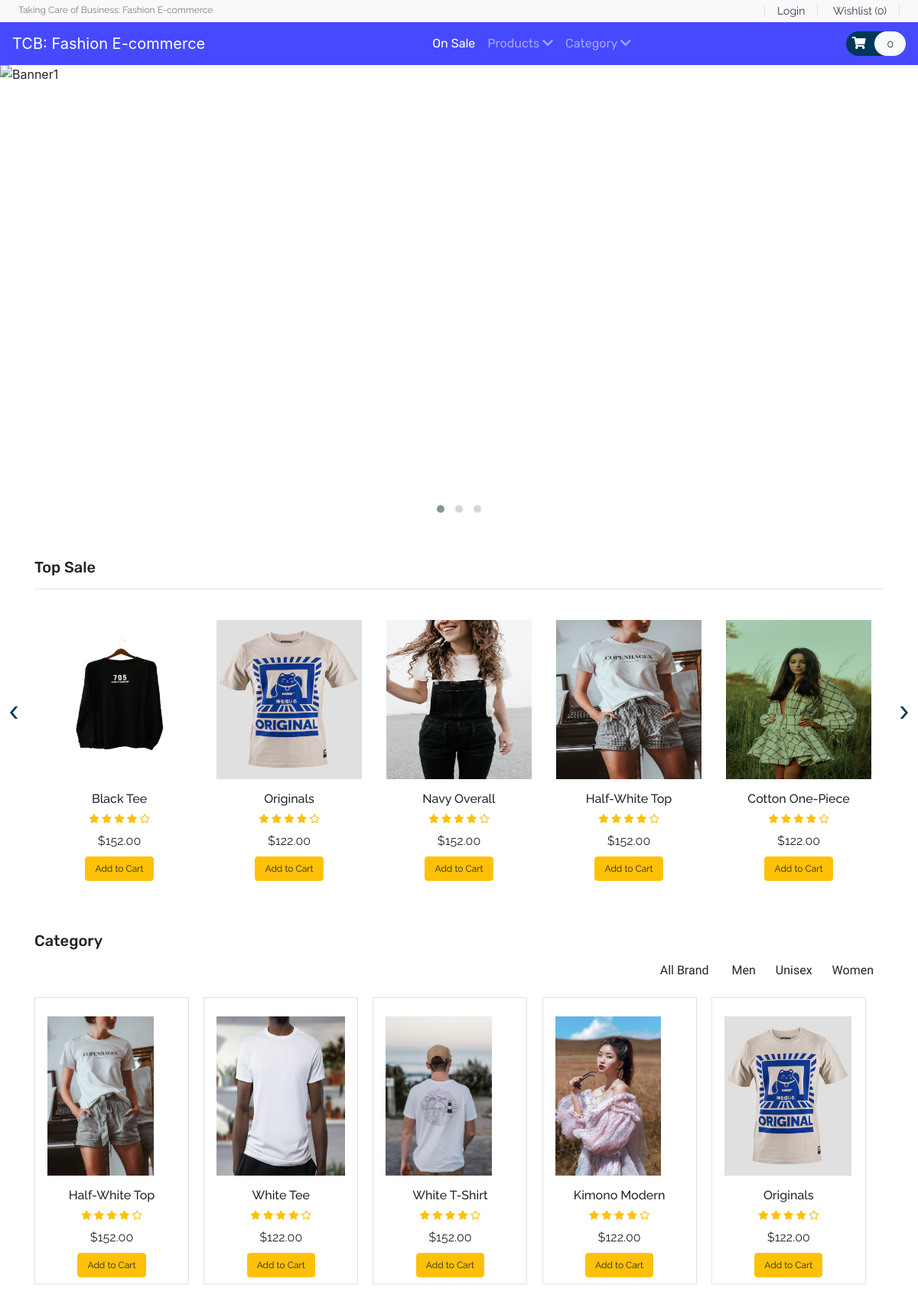
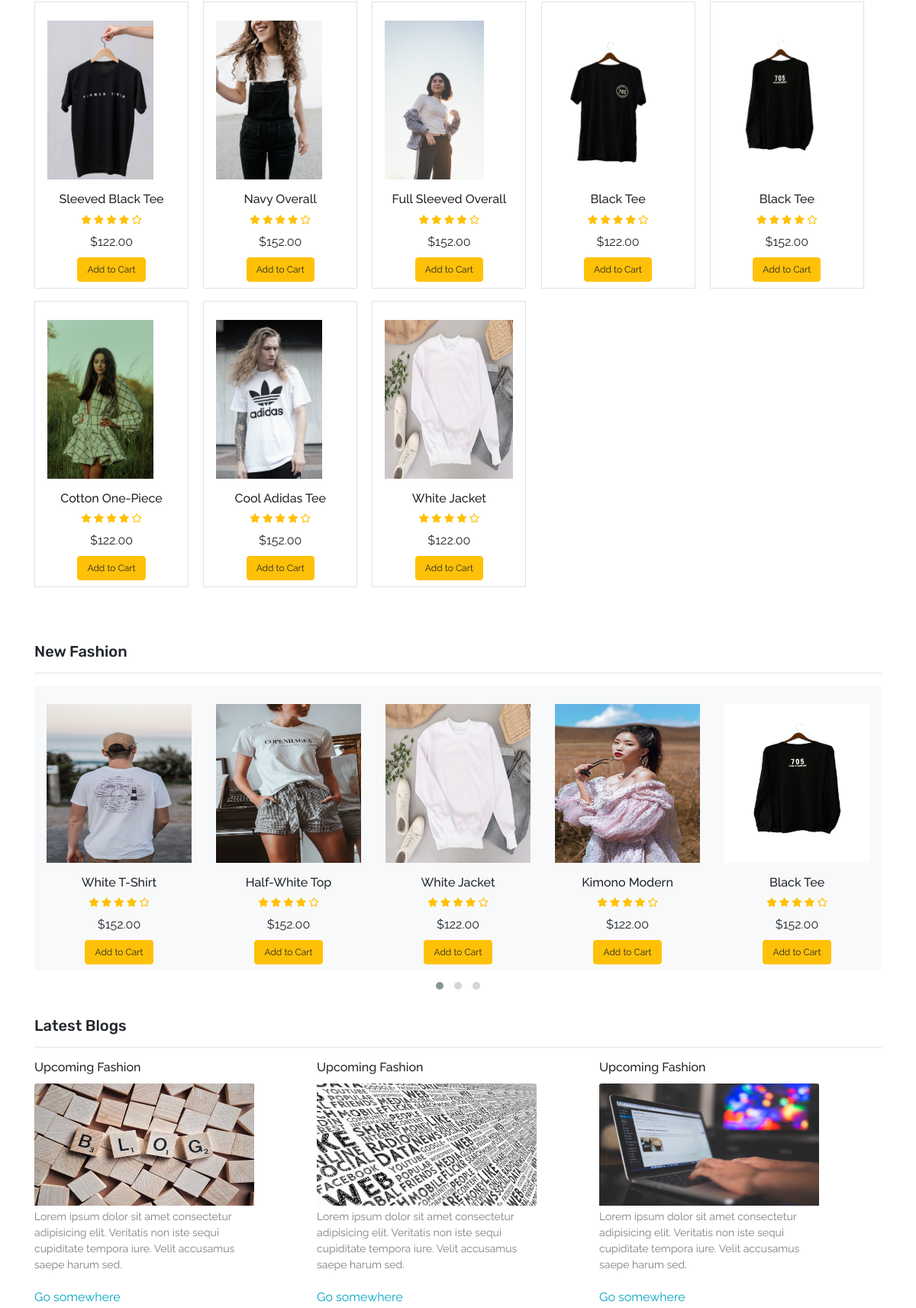
The page / (upper part) on the database its author committed (2 pictures, top to bottom).
### tables this page shows
CREATE TABLE `product` (
  `item_id` int(11) NOT NULL,
  `item_brand` varchar(200) NOT NULL,
  `item_name` varchar(255) NOT NULL,
  `item_price` double(10,2) NOT NULL,
  `item_image` varchar(255) NOT NULL,
  `item_register` datetime DEFAULT NULL
);

### index.php (called while the page is built, shortened)
<?php
    include ('header.php');
?>
<?php
        include ('Template/_banner-area.php');
        include ('Template/_top-sale.php');
         include ('Template/_special-price.php');
        include ('Template/_banner-ads.php');
        include ('Template/_new-phones.php');
         include ('Template/_blogs.php');
?>
<?php
include ('footer.php');
?>

### database/DBController.php (called while the page is built, shortened)
<?php
class DBController
{
    protected $host = 'localhost';
    protected $user = 'root';
    protected $password = '';
    protected $database = "shopee";
    public function __construct()
    {
        $this->con = mysqli_connect($this->host, $this->user, $this->password, $this->database);
    }
}

### functions.php (called while the page is built, shortened)
<?php
require ('database/DBController.php');
require ('database/Product.php');
$db = new DBController();
$product = new Product($db);
$product_shuffle = $product->getData();
$Cart = new Cart($db );

### database/Product.php (called while the page is built, shortened)
<?php
class Product
{
    public $db = null;
    public function __construct(DBController $db)
    {
        $this->db = $db;
    }
    public function getData($table = 'product'){
        $result = $this->db->con->query("SELECT * FROM {$table}");
        $resultArray = array();
        while ($item = mysqli_fetch_array($result, MYSQLI_ASSOC)){
            $resultArray[] = $item;
        }
        return $resultArray;
    }
}

### Template/_special-price.php (the view, shortened to what this page needs)
<?php
    $brand = array_map(function ($pro){ return $pro['item_brand']; }, $product_shuffle);
    $unique = array_unique($brand);
    sort($unique);
    shuffle($product_shuffle);
$in_cart = $Cart->getCartId($product->getData('cart'));
?>
<section id="special-price">
    <div class="container">
        <h4 class="font-rubik font-size-20">Category</h4>
        <div id="filters" class="button-group text-right font-baloo font-size-16">
            <button class="btn is-checked" data-filter="*">All Brand</button>
            <?php
                array_map(function ($brand){
                    printf('<button class="btn" data-filter=".%s">%s</button>', $brand, $brand);
                }, $unique);
            ?>
        </div>
        <div class="grid">
            <?php array_map(function ($item) use($in_cart){ ?>
            <div class="grid-item border <?php echo $item['item_brand'] ?? "Brand" ; ?>">
                <div class="item py-2" style="width: 200px;">
                    <div class="product font-rale">
                        <a href="<?php printf('%s?item_id=%s', 'product.php',  $item['item_id']); ?>"><img src="<?php echo $item['item_image'] ?? "./assets/products/13.png"; ?>" alt="product1" class="img-fluid"></a>
                        <div class="text-center">
                            <h6><?php echo $item['item_name'] ?? "Unknown"; ?></h6>
                            <div class="rating text-warning font-size-12">
                                <span><i class="fas fa-star"></i></span>
                                <span><i class="fas fa-star"></i></span>
                                <span><i class="fas fa-star"></i></span>
                                <span><i class="fas fa-star"></i></span>
                                <span><i class="far fa-star"></i></span>
                            </div>
                            <div class="price py-2">
                                <span>$<?php echo $item['item_price'] ?? 0 ?></span>
                            </div>
                            <form method="post">
                                <?php
                                if (in_array($item['item_id'], $in_cart ?? [])){
                                    echo '<button type="submit" disabled class="btn btn-success font-size-12">In the Cart</button>';
                                }else{
                                    echo '<button type="submit" name="top_sale_submit" class="btn btn-warning font-size-12">Add to Cart</button>';
                                }
                                ?>
                            </form>
                        </div>
                    </div>
                </div>
            </div>
            <?php }, $product_shuffle) ?>
        </div>
    </div>
</section>

### Template/_top-sale.php (shortened to what this page needs)
<?php
    shuffle($product_shuffle);
?>
<section id="top-sale">
    <div class="container py-5">
        <h4 class="font-rubik font-size-20">Top Sale</h4>
        <hr>
        <div class="owl-carousel owl-theme">
            <?php foreach ($product_shuffle as $item) { ?>
            <div class="item py-2">
                <div class="product font-rale">
                    <a href="<?php printf('%s?item_id=%s', 'product.php',  $item['item_id']); ?>"><img src="<?php echo $item['item_image'] ?? "./assets/products/1.png"; ?>" alt="product1" class="img-fluid"></a>
                    <div class="text-center">
                        <h6><?php echo  $item['item_name'] ?? "Unknown";  ?></h6>
                        <div class="rating text-warning font-size-12">
                            <span><i class="fas fa-star"></i></span>
                            <span><i class="fas fa-star"></i></span>
                            <span><i class="fas fa-star"></i></span>
                            <span><i class="fas fa-star"></i></span>
                            <span><i class="far fa-star"></i></span>
                        </div>
                        <div class="price py-2">
                            <span>$<?php echo $item['item_price'] ?? '0' ; ?></span>
                        </div>
                        <form method="post">
                            <?php
                            if (in_array($item['item_id'], $Cart->getCartId($product->getData('cart')) ?? [])){
                                echo '<button type="submit" disabled class="btn btn-success font-size-12">In the Cart</button>';
                            }else{
                                echo '<button type="submit" name="top_sale_submit" class="btn btn-warning font-size-12">Add to Cart</button>';
                            }
                            ?>
                        </form>
                    </div>
                </div>
            </div>
            <?php }  ?>
        </div>
    </div>
</section>

### Template/_new-phones.php (shortened to what this page needs)
<?php
shuffle($product_shuffle);
?>
<section id="new-phones">
    <div class="container">
        <h4 class="font-rubik font-size-20">New Fashion</h4>
        <hr>
        <div class="owl-carousel owl-theme">
            <?php foreach ($product_shuffle as $item) { ?>
                <div class="item py-2 bg-light">
                    <div class="product font-rale">
                        <a href="<?php printf('%s?item_id=%s', 'product.php',  $item['item_id']); ?>"><img src="<?php echo $item['item_image'] ?? "./assets/products/1.png"; ?>" alt="product1" class="img-fluid"></a>
                        <div class="text-center">
                            <h6><?php echo  $item['item_name'] ?? "Unknown";  ?></h6>
                            <div class="rating text-warning font-size-12">
                                <span><i class="fas fa-star"></i></span>
                                <span><i class="fas fa-star"></i></span>
                                <span><i class="fas fa-star"></i></span>
                                <span><i class="fas fa-star"></i></span>
                                <span><i class="far fa-star"></i></span>
                            </div>
                            <div class="price py-2">
                                <span>$<?php echo $item['item_price'] ?? '0' ; ?></span>
                            </div>
                            <form method="post">
                                <?php
                                if (in_array($item['item_id'], $Cart->getCartId($product->getData('cart')) ?? [])){
                                    echo '<button type="submit" disabled class="btn btn-success font-size-12">In the Cart</button>';
                                }else{
                                    echo '<button type="submit" name="top_sale_submit" class="btn btn-warning font-size-12">Add to Cart</button>';
                                }
                                ?>
                            </form>
                        </div>
                    </div>
                </div>
            <?php }  ?>
        </div>
    </div>
</section>

### style.css (style rules this page uses)
button, button:focus { outline: none !important; box-shadow: none !important; }
.font-baloo { font-family: "Baloo Thambi 2", cursive; }
.font-rale { font-family: "Raleway", cursive; }
.font-rubik { font-family: "Rubik", cursive; }
.font-size-12 { font-size: 12px; }
.font-size-16 { font-size: 16px; }
.font-size-20 { font-size: 20px; }
#top-sale .owl-carousel .item .product a { overflow: hidden; }
#top-sale .owl-carousel .item .product img { transition: transform 0.5s ease; }
#special-price .grid .grid-item { margin-right: 1.2rem; margin-top: 1rem; }
.img-fluid { height: 15em; padding: 1em; }

### rows shown on the page
product: item_image (picture), item_name "Black Tee", item_price "152.00"
product: item_image (picture), item_name "Originals", item_price "122.00"
product: item_image (picture), item_name "Navy Overall", item_price "152.00"
product: item_image (picture), item_name "Half-White Top", item_price "152.00"
product: item_image (picture), item_name "Cotton One-Piece", item_price "122.00"
product: item_brand "Women", item_image (picture), item_name "Kimono Modern", item_price "122.00"
product: item_image (picture), item_name "White Tee", item_price "122.00"
product: item_image (picture), item_name "White T-Shirt", item_price "152.00"
product: item_image (picture), item_name "Sleeved Black Tee", item_price "122.00"
product: item_image (picture), item_name "Full Sleeved Overall", item_price "152.00"
product: item_image (picture), item_name "Black Tee", item_price "122.00"
product: item_image (picture), item_name "Cool Adidas Tee", item_price "152.00"
product: item_image (picture), item_name "White Jacket", item_price "122.00"

### other values the page prints
count($product->getData('cart')) "0"
$brand "Men Unisex"
